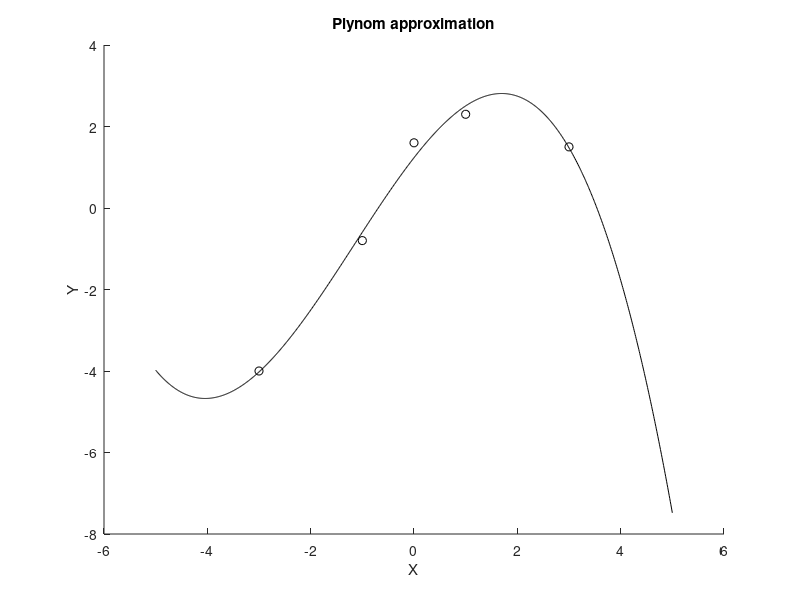

The MATLAB source for this figure: (Note: this script raises an error after producing the figure.)
X = [-3 -1 0 1 3];
Y = [-4 -0.8 1.6 2.3 1.5];
xlabel('X');
ylabel('Y');
hold on
plot(X,Y,'ko')
t = -5 : 0.01 : 5;
c2 = polyfit(X,Y,3);
y2 = polyval(c2,t);
plot(t, y2, 'k-')
title('Plynom approximation');
legend('Data','linear approx',0)